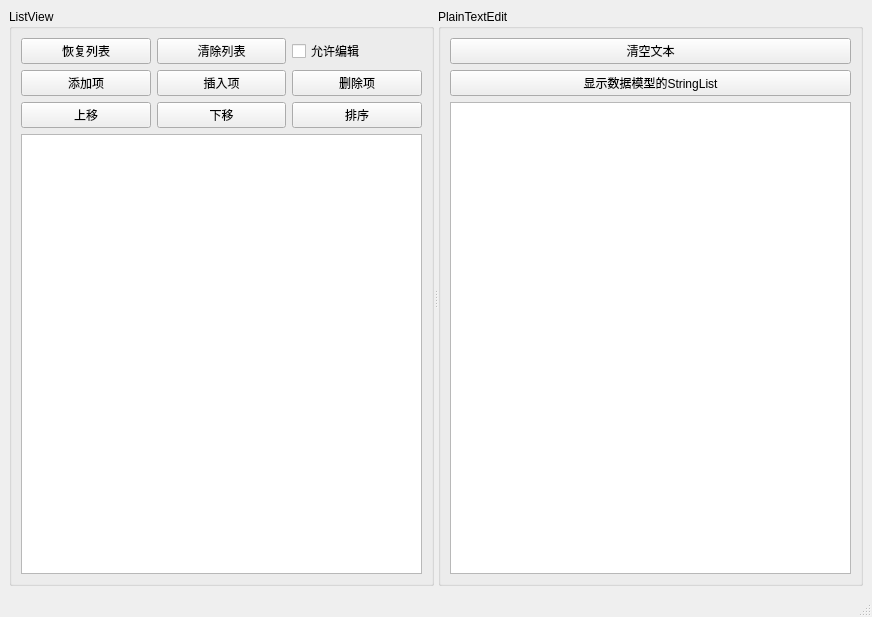
<?xml version="1.0" encoding="UTF-8"?>
<ui version="4.0">
 <class>MainWindow</class>
 <widget class="QMainWindow" name="MainWindow">
  <property name="geometry">
   <rect>
    <x>0</x>
    <y>0</y>
    <width>872</width>
    <height>617</height>
   </rect>
  </property>
  <property name="windowTitle">
   <string>MainWindow</string>
  </property>
  <widget class="QWidget" name="centralwidget">
   <layout class="QHBoxLayout" name="horizontalLayout">
    <item>
     <widget class="QSplitter" name="splitter">
      <property name="orientation">
       <enum>Qt::Horizontal</enum>
      </property>
      <widget class="QGroupBox" name="groupBox">
       <property name="title">
        <string>ListView</string>
       </property>
       <layout class="QGridLayout" name="gridLayout_2">
        <item row="0" column="0">
         <layout class="QGridLayout" name="gridLayout">
          <item row="0" column="0">
           <widget class="QPushButton" name="btnRestore">
            <property name="text">
             <string>恢复列表</string>
            </property>
           </widget>
          </item>
          <item row="0" column="1">
           <widget class="QPushButton" name="btnClear">
            <property name="text">
             <string>清除列表</string>
            </property>
           </widget>
          </item>
          <item row="0" column="2">
           <widget class="QCheckBox" name="chkEnableEdit">
            <property name="text">
             <string>允许编辑</string>
            </property>
           </widget>
          </item>
          <item row="1" column="0">
           <widget class="QPushButton" name="btnAddItem">
            <property name="text">
             <string>添加项</string>
            </property>
           </widget>
          </item>
          <item row="1" column="1">
           <widget class="QPushButton" name="btnInsertItem">
            <property name="text">
             <string>插入项</string>
            </property>
           </widget>
          </item>
          <item row="1" column="2">
           <widget class="QPushButton" name="btnDeleteItem">
            <property name="text">
             <string>删除项</string>
            </property>
           </widget>
          </item>
          <item row="2" column="0">
           <widget class="QPushButton" name="btnMoveUp">
            <property name="text">
             <string>上移</string>
            </property>
           </widget>
          </item>
          <item row="2" column="1">
           <widget class="QPushButton" name="btnMoveDown">
            <property name="text">
             <string>下移</string>
            </property>
           </widget>
          </item>
          <item row="2" column="2">
           <widget class="QPushButton" name="btnSortItem">
            <property name="text">
             <string>排序</string>
            </property>
            <property name="checkable">
             <bool>true</bool>
            </property>
            <property name="checked">
             <bool>false</bool>
            </property>
           </widget>
          </item>
         </layout>
        </item>
        <item row="1" column="0">
         <widget class="QListView" name="listView"/>
        </item>
       </layout>
      </widget>
      <widget class="QGroupBox" name="groupBox_2">
       <property name="title">
        <string>PlainTextEdit</string>
       </property>
       <layout class="QGridLayout" name="gridLayout_3">
        <item row="0" column="0">
         <widget class="QPushButton" name="btnCLearPlain">
          <property name="text">
           <string>清空文本</string>
          </property>
         </widget>
        </item>
        <item row="1" column="0">
         <widget class="QPushButton" name="btnShow">
          <property name="text">
           <string>显示数据模型的StringList</string>
          </property>
         </widget>
        </item>
        <item row="2" column="0">
         <widget class="QPlainTextEdit" name="plainTextEdit"/>
        </item>
       </layout>
      </widget>
     </widget>
    </item>
   </layout>
  </widget>
  <widget class="QMenuBar" name="menubar">
   <property name="geometry">
    <rect>
     <x>0</x>
     <y>0</y>
     <width>872</width>
     <height>26</height>
    </rect>
   </property>
  </widget>
  <widget class="QStatusBar" name="statusbar"/>
 </widget>
 <resources/>
 <connections/>
</ui>
